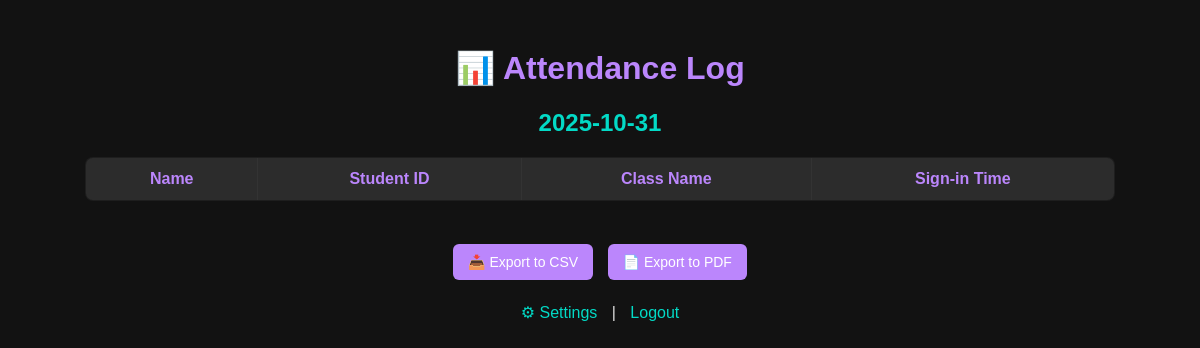
Before: /attendance (signed in) with the older database file.
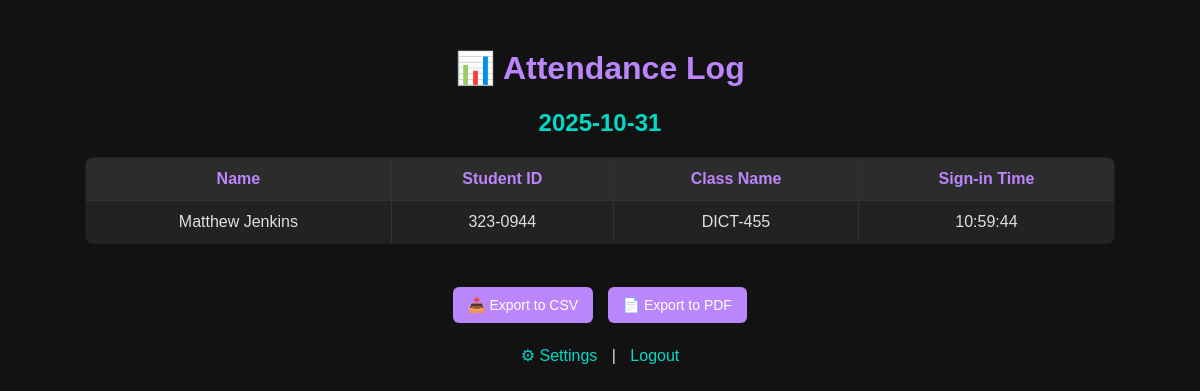
After: the same page with the newer database file.
### tables this page shows
CREATE TABLE attendance (
                    id INTEGER PRIMARY KEY AUTOINCREMENT,
                    student_id TEXT,
                    name TEXT,
                    class_name TEXT,
                    class_date DATE,
                    sign_in_time TIME,
                    status TEXT,
                    FOREIGN KEY(student_id) REFERENCES students(student_id));

### app.py (the view)
@app.route("/attendance")
def attendance():
    if not session.get("logged_in"):
        return redirect(url_for("login"))
    today = datetime.now().date()
    conn = sqlite3.connect(DB_NAME)
    c = conn.cursor()
    c.execute("SELECT student_id, name, class_name, sign_in_time FROM attendance WHERE class_date=?", (today,))
    rows = c.fetchall()
    conn.close()
    return render_template("attendance.html", rows=rows, today=today)

### templates/attendance.html (shortened to what this page needs)
<!DOCTYPE html>
<html>
<head>
</head>
<body>
    <h1>📊 Attendance Log</h1>
    <h2>{{ today }}</h2>
    <table id="attendanceTable">
        <tr>
            <th>Name</th>
            <th>Student ID</th>
            <th>Class Name</th>
            <th>Sign-in Time</th>
        </tr>
        {% for student_id, name, class_name, sign_in_time in rows %}
        <tr>
            <td>{{ name }}</td>
            <td>{{ student_id }}</td>
            <td>{{ class_name }}</td>
            <td>{{ sign_in_time }}</td>
        </tr>
        {% endfor %}
    </table>
    <br>
    <button onclick="exportCSV()">📥 Export to CSV</button>
    <button onclick="exportPDF()">📄 Export to PDF</button>
    <br><br>
    <a href="{{ url_for('settings') }}">⚙ Settings</a> |
    <a href="{{ url_for('logout') }}">Logout</a>
</body>
</html>

### templates/attendance.html (style rules this page uses)
body { background-color: #121212; color: #e0e0e0; font-family: Arial, sans-serif; text-align: center; padding: 20px; }
h1 { color: #bb86fc; }
h2 { color: #03dac6; }
table { margin: 20px auto; border-collapse: collapse; width: 90%; background-color: #1e1e1e; border: 1px solid #333; border-radius: 8px; overflow: hidden; }
th, td { padding: 12px; border: 1px solid #333; text-align: center; }
th { background-color: #2c2c2c; color: #bb86fc; }
tr:nth-child(even) { background-color: #222; }
button { margin: 5px; padding: 10px 15px; border: none; border-radius: 6px; cursor: pointer; font-size: 14px; background-color: #bb86fc; color: white; transition: background 0.3s; }
a { color: #03dac6; text-decoration: none; margin: 0 10px; }

Changed rows visible on the page:
added attendance: name "Matthew Jenkins", student "323-0944", class_name "DICT-455", sign_in_time "10:59:44"
